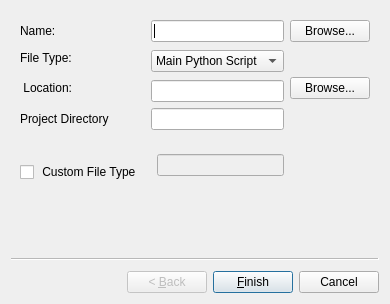
<?xml version="1.0" encoding="UTF-8"?>
<ui version="4.0">
 <class>NewFileWizard</class>
 <widget class="QWizard" name="NewFileWizard">
  <property name="geometry">
   <rect>
    <x>0</x>
    <y>0</y>
    <width>376</width>
    <height>304</height>
   </rect>
  </property>
  <property name="windowTitle">
   <string>Add New File (Resource) to CC3D Simulation</string>
  </property>
  <widget class="QWizardPage" name="wizardPage1">
   <layout class="QVBoxLayout" name="verticalLayout">
    <item>
     <layout class="QGridLayout" name="gridLayout">
      <item row="0" column="0">
       <widget class="QLabel" name="label_2">
        <property name="text">
         <string>Name:</string>
        </property>
       </widget>
      </item>
      <item row="0" column="1" colspan="2">
       <spacer name="horizontalSpacer">
        <property name="orientation">
         <enum>Qt::Horizontal</enum>
        </property>
        <property name="sizeHint" stdset="0">
         <size>
          <width>40</width>
          <height>20</height>
         </size>
        </property>
       </spacer>
      </item>
      <item row="0" column="3" colspan="2">
       <widget class="QLineEdit" name="nameLE"/>
      </item>
      <item row="0" column="5">
       <widget class="QPushButton" name="nameBrowsePB">
        <property name="text">
         <string>Browse...</string>
        </property>
       </widget>
      </item>
      <item row="1" column="0" colspan="2">
       <widget class="QLabel" name="label">
        <property name="text">
         <string>File Type:</string>
        </property>
       </widget>
      </item>
      <item row="1" column="2" rowspan="3">
       <spacer name="horizontalSpacer_5">
        <property name="orientation">
         <enum>Qt::Horizontal</enum>
        </property>
        <property name="sizeHint" stdset="0">
         <size>
          <width>40</width>
          <height>20</height>
         </size>
        </property>
       </spacer>
      </item>
      <item row="1" column="3" rowspan="2" colspan="2">
       <widget class="QComboBox" name="fileTypeCB">
        <item>
         <property name="text">
          <string>Main Python Script</string>
         </property>
        </item>
        <item>
         <property name="text">
          <string>XML Script</string>
         </property>
        </item>
        <item>
         <property name="text">
          <string>Python File</string>
         </property>
        </item>
        <item>
         <property name="text">
          <string>PIF File</string>
         </property>
        </item>
        <item>
         <property name="text">
          <string>Concentration File</string>
         </property>
        </item>
       </widget>
      </item>
      <item row="1" column="5">
       <spacer name="horizontalSpacer_3">
        <property name="orientation">
         <enum>Qt::Horizontal</enum>
        </property>
        <property name="sizeHint" stdset="0">
         <size>
          <width>40</width>
          <height>20</height>
         </size>
        </property>
       </spacer>
      </item>
      <item row="2" column="0" rowspan="2" colspan="2">
       <widget class="QLabel" name="label_4">
        <property name="text">
         <string> Location:</string>
        </property>
       </widget>
      </item>
      <item row="2" column="5" rowspan="2">
       <widget class="QPushButton" name="locationBrowsePB">
        <property name="text">
         <string>Browse...</string>
        </property>
       </widget>
      </item>
      <item row="3" column="3" colspan="2">
       <widget class="QLineEdit" name="locationLE"/>
      </item>
      <item row="4" column="0" colspan="3">
       <widget class="QLabel" name="label_3">
        <property name="text">
         <string>Project Directory</string>
        </property>
       </widget>
      </item>
      <item row="4" column="3" colspan="2">
       <widget class="QLineEdit" name="projectDirLE">
        <property name="readOnly">
         <bool>false</bool>
        </property>
       </widget>
      </item>
      <item row="4" column="5">
       <spacer name="horizontalSpacer_2">
        <property name="orientation">
         <enum>Qt::Horizontal</enum>
        </property>
        <property name="sizeHint" stdset="0">
         <size>
          <width>40</width>
          <height>20</height>
         </size>
        </property>
       </spacer>
      </item>
      <item row="5" column="3" rowspan="2" colspan="2">
       <spacer name="horizontalSpacer_6">
        <property name="orientation">
         <enum>Qt::Horizontal</enum>
        </property>
        <property name="sizeHint" stdset="0">
         <size>
          <width>40</width>
          <height>20</height>
         </size>
        </property>
       </spacer>
      </item>
      <item row="5" column="5" rowspan="3">
       <spacer name="horizontalSpacer_4">
        <property name="orientation">
         <enum>Qt::Horizontal</enum>
        </property>
        <property name="sizeHint" stdset="0">
         <size>
          <width>40</width>
          <height>20</height>
         </size>
        </property>
       </spacer>
      </item>
      <item row="6" column="4" rowspan="2">
       <widget class="QLineEdit" name="customTypeLE">
        <property name="enabled">
         <bool>false</bool>
        </property>
       </widget>
      </item>
      <item row="7" column="0" colspan="3">
       <widget class="QCheckBox" name="customTypeCHB">
        <property name="text">
         <string> Custom File Type </string>
        </property>
       </widget>
      </item>
     </layout>
    </item>
    <item>
     <spacer name="verticalSpacer_2">
      <property name="orientation">
       <enum>Qt::Vertical</enum>
      </property>
      <property name="sizeHint" stdset="0">
       <size>
        <width>20</width>
        <height>71</height>
       </size>
      </property>
     </spacer>
    </item>
   </layout>
  </widget>
 </widget>
 <tabstops>
  <tabstop>nameLE</tabstop>
  <tabstop>nameBrowsePB</tabstop>
  <tabstop>locationLE</tabstop>
  <tabstop>locationBrowsePB</tabstop>
  <tabstop>fileTypeCB</tabstop>
  <tabstop>customTypeCHB</tabstop>
  <tabstop>customTypeLE</tabstop>
  <tabstop>projectDirLE</tabstop>
 </tabstops>
 <resources/>
 <connections>
  <connection>
   <sender>customTypeCHB</sender>
   <signal>toggled(bool)</signal>
   <receiver>customTypeLE</receiver>
   <slot>setEnabled(bool)</slot>
   <hints>
    <hint type="sourcelabel">
     <x>83</x>
     <y>156</y>
    </hint>
    <hint type="destinationlabel">
     <x>191</x>
     <y>155</y>
    </hint>
   </hints>
  </connection>
  <connection>
   <sender>customTypeCHB</sender>
   <signal>toggled(bool)</signal>
   <receiver>fileTypeCB</receiver>
   <slot>setDisabled(bool)</slot>
   <hints>
    <hint type="sourcelabel">
     <x>23</x>
     <y>153</y>
    </hint>
    <hint type="destinationlabel">
     <x>160</x>
     <y>108</y>
    </hint>
   </hints>
  </connection>
 </connections>
</ui>
